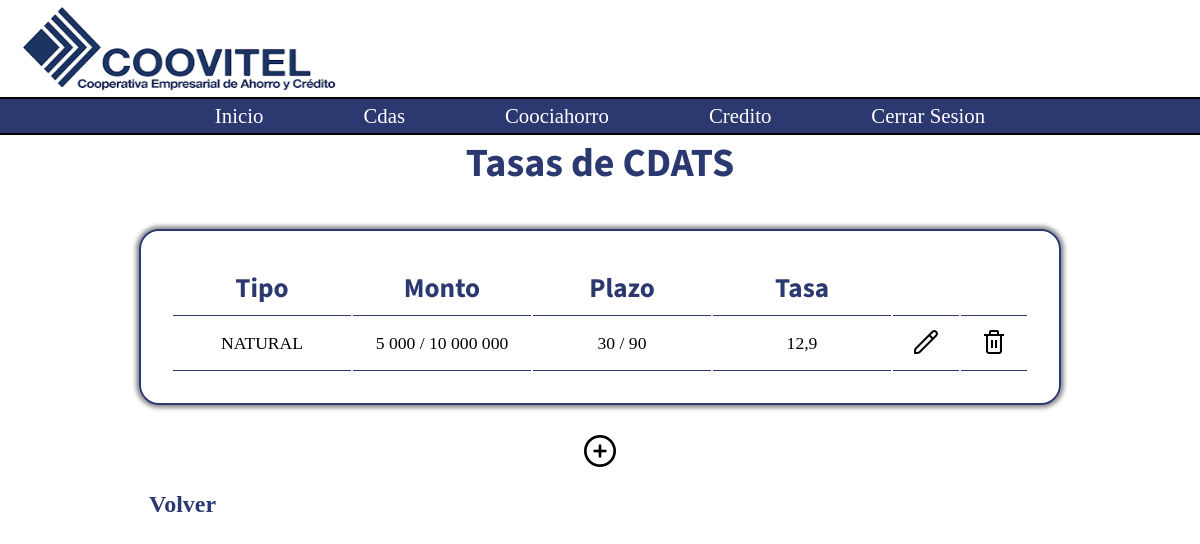
The app's page /cdats (signed in), older data.
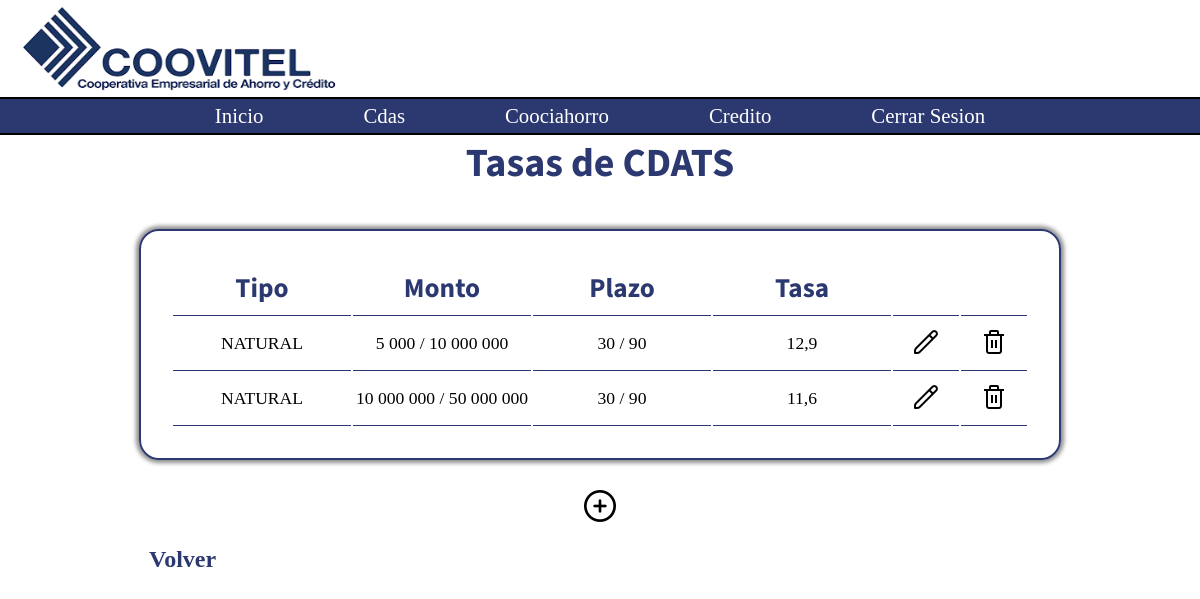
The same page, newer data.
### controls/models.py (models this page shows, shortened)
class TasasCDAT(models.Model):
    type = models.CharField(max_length=100)
    since = models.IntegerField()
    until = models.IntegerField()
    amountsince = models.IntegerField()
    amountuntil = models.IntegerField()
    tasa = models.FloatField(max_length=20)

### controls/views.py (the view)
# urls.py: path("cdats", views.Cdat, name="cdats"),
@login_required(login_url="login")
def Cdat(request):
    cdats = TasasCDAT.objects.all()
    return render(request, 'cdat.html', {'cdats': cdats})

### controls/templates/cdat.html (shortened to what this page needs)
{% extends 'layout.html' %}
{% load humanize %}
{% block header %}
    <header>
        <div class="logo-admin"></div>
        <nav class="menu">
            <ul class="menu-links">
                <li class="link"><a href="{% url 'admin' %}">Inicio</a></li>
                <li class="link"><a href="{% url 'cdats' %}">Cdas</a></li>
                <li class="link"><a href="{% url 'cooviahorro' %}">Coociahorro</a></li>
                <li class="link"><a href="#">Credito</a></li>
                <li class="link"><a href="{% url 'user-logout' %}">Cerrar Sesion</a></li>
            </ul>
        </nav>
    </header>
{% endblock%}
{% block content %}
    <div class="cdats">
        <h1 class="title">Tasas de CDATS</h1>
        <div>
            <table>
                <tr>
                    <td class="ttb">Tipo</td>
                    <td class="ttb">Monto</td>
                    <td class="ttb">Plazo</td>
                    <td class="ttb">Tasa</td>
                    <td class="icon"></td>
                    <td class="icon"></td>
                </tr>
                {% for cdat in cdats%}
                    <tr>
                        <td class="tb data">{{cdat.type}}</td>
                        <td class="tb data">{{cdat.since|intcomma}} / {{ cdat.until|intcomma }}</td>
                        <td class="tb data">{{cdat.amountsince|intcomma}} / {{cdat.amountuntil}}</td>
                        <td class="tb data">{{cdat.tasa}}</td>
                        <td class="tb"><a href="{% url 'updatecdat' cdat.id%}"><img class="image" src="static/images/lapiz.png"/></a></td>
                        <td class="tb"><a href="{% url 'deletecdat' cdat.id %}"><img class="image" src="static/images/basura.png"/></a></td>
                    </tr>
                {% endfor %}
            </table>
        </div>
        <a class="create" href="{% url 'createcdat' %}"><img class="image" src="static/images/agregar.png"/></a>
        <div class="cont-back">
            <a class="back" href="{% url 'admin' %}">Volver</a>
        </div>
    </div>
{% endblock %}

Row changes from the older to the newer data that the page shows:
added TasasCDAT: type "NATURAL", since "10 000 000", until "50 000 000", amountsince "30", amountuntil "90", tasa "11,6"
